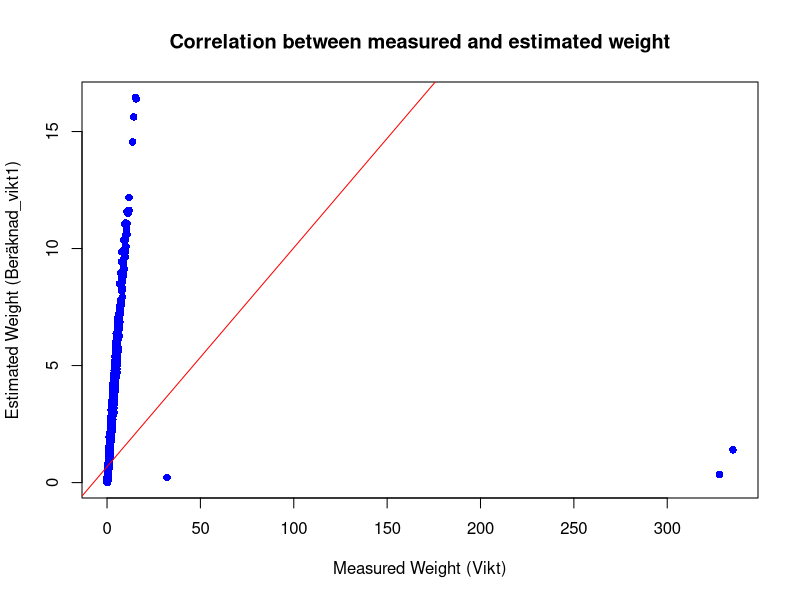
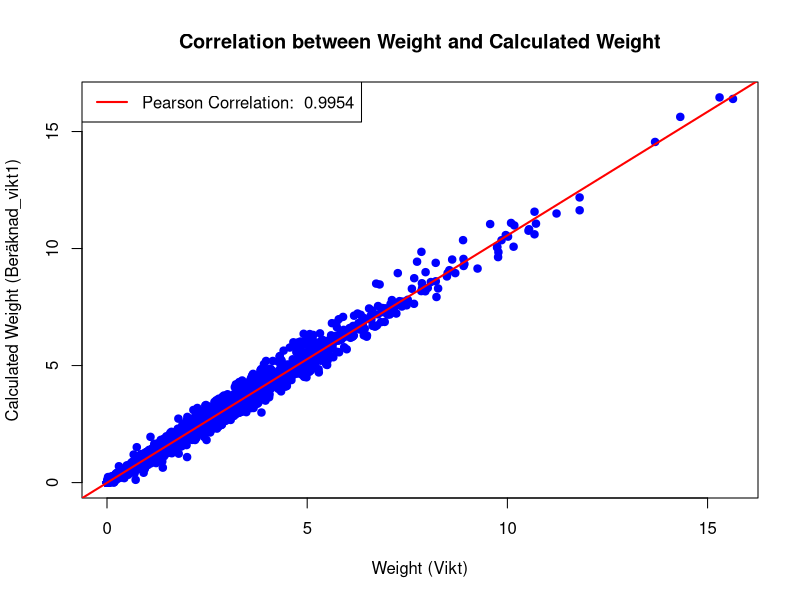
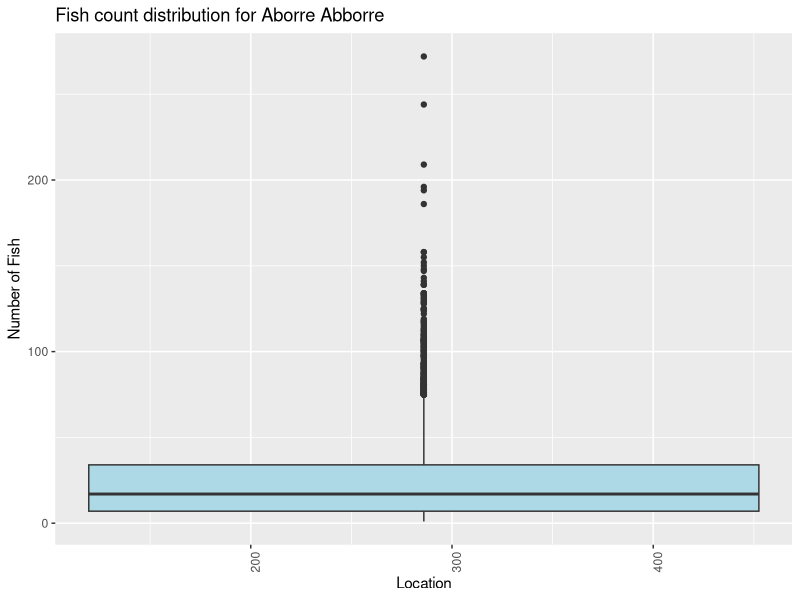
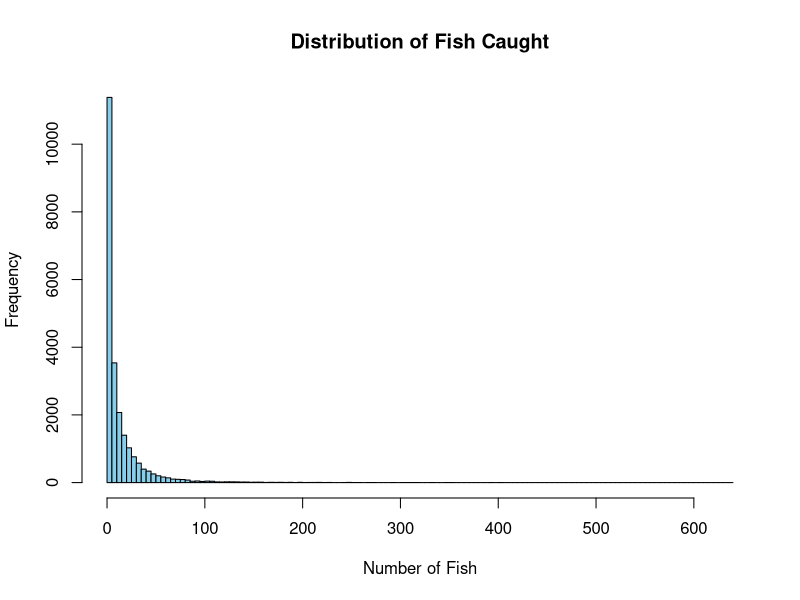
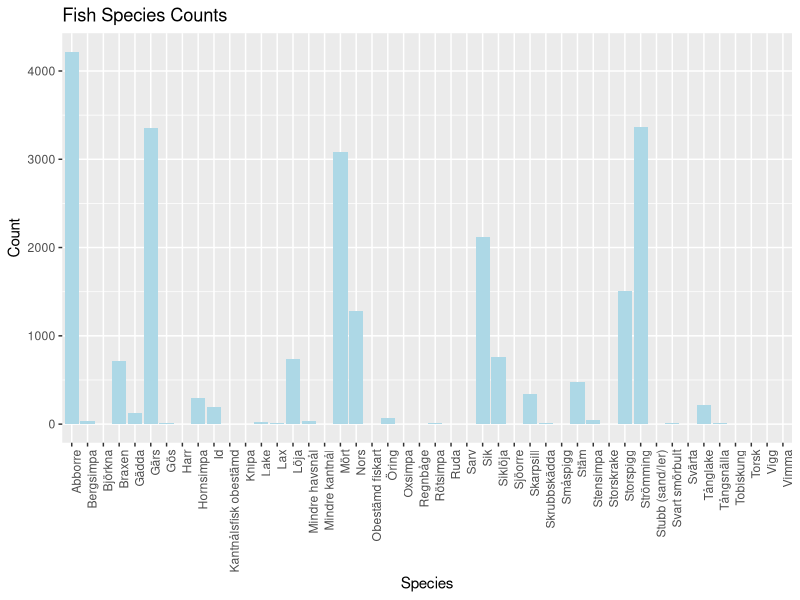
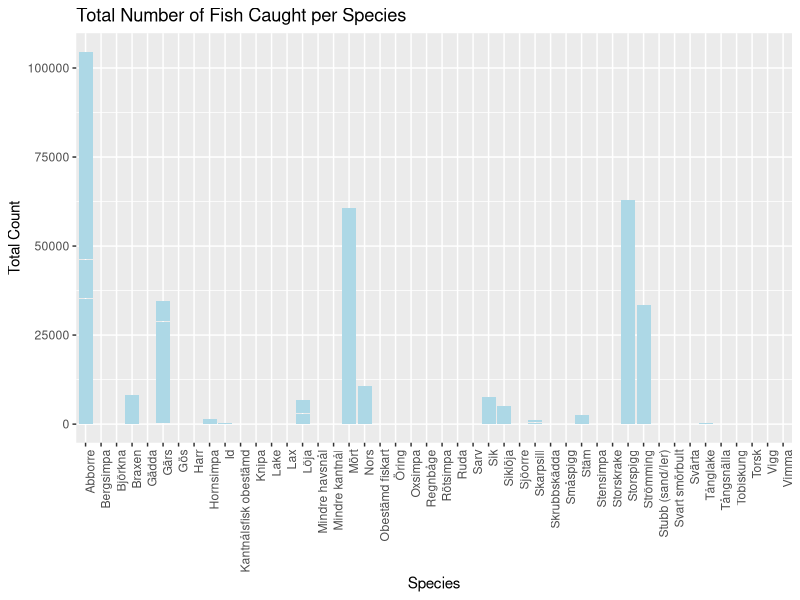
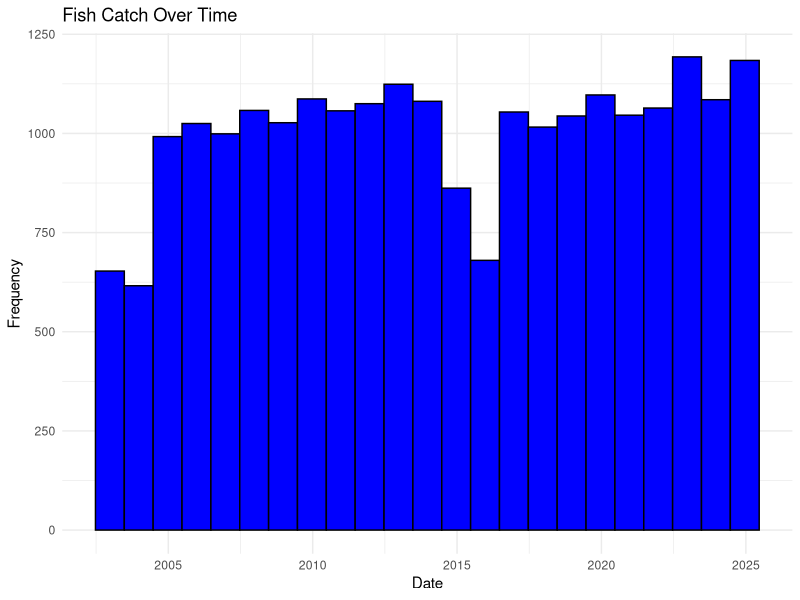
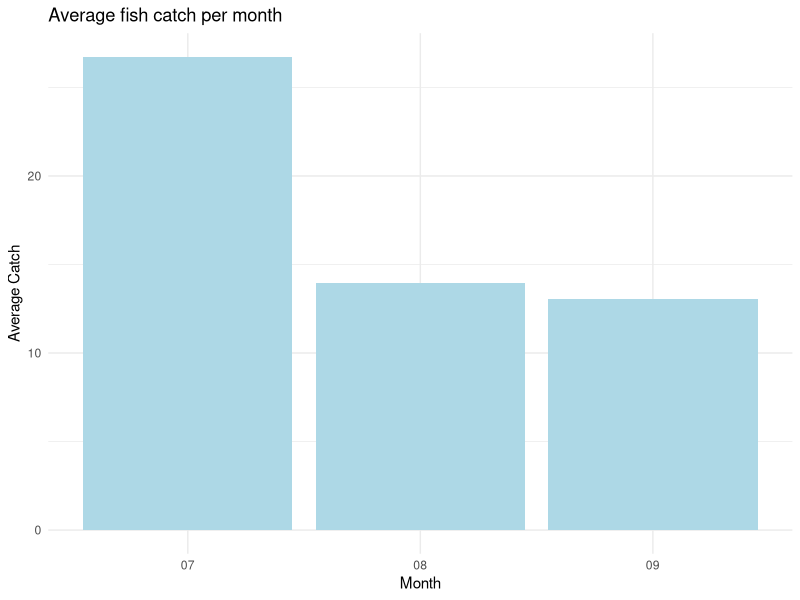

These charts were generated, in order, by the following R code:
# Load necessary packages
library(dplyr)
library(here)
library(ggplot2)

# Set the working directory
setwd(here("Data"))
# Read merged dataframe
df <- read.csv("fish_stationdata.csv", stringsAsFactors = FALSE,dec=",")


# 1 Overview of dataset ----
str(df)   # Shows column names, types, and first few values
dim(df)   # Number of rows and columns
head(df)  # First few rows
tail(df)  # Last few rows


# 2 Identify missing values ----
colSums(is.na(df))  # Counts missing values per column
# Missing values in vikt (weight) 7001, in Beräknad_vikt1 348, and in Information 21569
summary(df)         # Summary statistics of numeric variables


# 3 Explore fish counts and weights ----
mean(df$Antal1, na.rm = TRUE)  # Average number of fish caught
# mean 14.7377
median(df$Antal1, na.rm = TRUE)
# median 6
range(df$Antal1, na.rm = TRUE)
# range 1 - 640
df %>%              # Number of fish per species
  group_by(Artbestämning) %>%
  summarise(Total_Count = sum(Antal1, na.rm = TRUE)) %>%
  arrange(desc(Total_Count)) %>%
  print(n = Inf)
# Abborre most abundant 104540, Storspigg 62845, Mört 60554
# Torsk (Cod) only 1
mean(df$Vikt, na.rm = TRUE)  # Average weight of caught fish
# mean 0.758571
median(df$Vikt, na.rm = TRUE)
# median 0.251
range(df$Vikt, na.rm = TRUE)
# range 0.001 - 335.198

mean(df$Beräknad_vikt1, na.rm = TRUE)  # Average estimated weight of caught fish
# mean 0.7201339
median(df$Beräknad_vikt1, na.rm = TRUE)
# median 0.256
range(df$Beräknad_vikt1, na.rm = TRUE)
# range 0.000 - 16.458


# 3.1 Explore weights ----
# Find the row with the high weight
high_weight_fish <- df %>%
  filter(Vikt == 335.198)
# View the result
print(high_weight_fish)
# Look for more high weights
high_measured_weights <- df[!is.na(df$Vikt) & df$Vikt > quantile(df$Vikt, 0.99, na.rm = TRUE), ]
# View the outliers
View(high_measured_weights)
# 3 high unrealistic measured weights
# Look at correlation between weight and calculated weight
# Remove rows with missing weights
cleaned_weight_data <- df[!is.na(df$Vikt) & !is.na(df$Beräknad_vikt1), ]
# Calculate the correlation
correlation <- cor(cleaned_weight_data$Vikt, cleaned_weight_data$Beräknad_vikt1, use = "complete.obs")
# Print the result
cat("Correlation between weight and calculated weight:", correlation, "\n")
# Pearson correlation between weight and calculated weight: 0.2965686

# Plot to vizualize the relationship
x11()
plot(cleaned_weight_data$Vikt, cleaned_weight_data$Beräknad_vikt1,
     xlab = "Measured Weight (Vikt)", 
     ylab = "Estimated Weight (Beräknad_vikt1)", 
     main = "Correlation between measured and estimated weight",
     pch = 16, col = "blue")
abline(lm(Beräknad_vikt1 ~ Vikt, data = cleaned_weight_data), col = "red")
# Spearman correlation if relationship is non-linear
correlation_spearman <- cor(cleaned_weight_data$Vikt, cleaned_weight_data$Beräknad_vikt1, method = "spearman")
cat("Spearman correlation:", correlation_spearman, "\n")
# Spearman correlation = 0.9970253
# Possible explanation: Spearman looks at rank, not exact values. Outliers are therefore less likely to break linear correlation

# Exclude extreme weights and NA's to look at correlation again
threshold_weight <- df[!is.na(df$Vikt) & df$Vikt < 20, ]
# Calculate correlation
correlation_threshold_pearson <- cor(threshold_weight$Vikt, threshold_weight$Beräknad_vikt1, use = "complete.obs")
# Print result
cat("Pearson correlation (thresholded data):", correlation_threshold_pearson, "\n")
# Pearson correlation (thresholded data): 0.9954138 
# Plot the results
# Plot the correlation between weight and calculated weight
x11()
plot(threshold_weight$Vikt, threshold_weight$Beräknad_vikt1,
     main = "Correlation between Weight and Calculated Weight",
     xlab = "Weight (Vikt)",
     ylab = "Calculated Weight (Beräknad_vikt1)",
     pch = 19, col = "blue")
# Add a regression line
abline(lm(Beräknad_vikt1 ~ Vikt, data = threshold_weight), col = "red", lwd = 2)
# Add a legend
legend("topleft", legend = paste("Pearson Correlation: ", round(correlation_threshold_pearson, 4)),
       col = "red", lwd = 2)
# lm for weight 
 my_lm <- lm(threshold_weight$Beräknad_vikt1 ~ threshold_weight$Vikt)
 summary(my_lm)

# Clean weight
 cleaned_weight <- df[!is.na(df$Beräknad_vikt1) &  # Remove NA in Beräknad_vikt1
                        # df$Beräknad_vikt1 > 0 &  # Remove 0 in Beräknad_vikt1
                        !(is.na(df$Vikt) & df$Beräknad_vikt1 == 0) &  # Remove NA in Vikt *only if* Beräknad_vikt1 is 0
                        (is.na(df$Vikt) | df$Vikt < 20), ]  # Keep NA in Vikt if Beräknad_vikt1 is > 0, remove if ≥ 20

 
# 4 Explore specific species and locations ----
# Select a species (e.g., Abborre)
species_aborre <- "Abborre"        # Filter for specific species
df_aborre <- df %>% filter(Artbestämning == species_aborre)

df_aborre %>%                     # Count fish by location
  group_by(StationsNr1) %>%
  summarise(Total_Fish = sum(Antal1, na.rm = TRUE)) %>%
  arrange(desc(Total_Fish))

x11()
ggplot(df_aborre, aes(x = StationsNr1, y = Antal1)) +        # Vizualizing species catches per location
  geom_boxplot(fill = "lightblue") +
  labs(title = paste("Fish count distribution for Aborre", species_aborre), x = "Location", y = "Number of Fish") +
  theme(axis.text.x = element_text(angle = 90, hjust = 1))

# 5 Visualize data ----
# Fish count distribution
x11()
hist(df$Antal1, breaks = 100, main = "Distribution of Fish Caught", xlab = "Number of Fish", col = "skyblue")
# Fish species frequencies
library(ggplot2)
x11()
ggplot(df, aes(x = Artbestämning)) +
  geom_bar(fill = "lightblue") +
  theme(axis.text.x = element_text(angle = 90, hjust = 1)) +
  labs(title = "Fish Species Counts", x = "Species", y = "Count")
# Total number of fish caught per species
x11()
ggplot(df, aes(x = Artbestämning, y = Antal1)) +
  geom_bar(stat = "identity", fill = "lightblue") +
  theme(axis.text.x = element_text(angle = 90, hjust = 1)) +
  labs(title = "Total Number of Fish Caught per Species", x = "Species", y = "Total Count")
# Fish count over time
df_time <- df %>%
  group_by(Fiskedatum1 = as.Date(Fiskedatum1)) %>%
  summarise(Total_Fish = sum(Antal1, na.rm = TRUE))
df$Fiskedatum1 <- as.Date(df$Fiskedatum1, format = "%Y-%m-%d")  # Adjust date format
x11()
ggplot(df, aes(x = Fiskedatum1)) +
  geom_histogram(binwidth = 365, fill = "blue", color = "black") +  # Group by 60-day intervals
  labs(title = "Fish Catch Over Time", x = "Date", y = "Frequency") +
  theme_minimal()
# Seasonal patterns
df_season <- df %>%
  mutate(Month = format(Fiskedatum1, "%m")) %>%
  group_by(Month) %>%
  summarise(Avg_Catch = mean(Antal1, na.rm = TRUE))
x11()
ggplot(df_season, aes(x = Month, y = Avg_Catch)) +
  geom_bar(stat = "identity", fill = "lightblue") +
  labs(title = "Average fish catch per month", x = "Month", y = "Average Catch") +
  theme_minimal()


# 6 Make map to check locations ----
library(sf)  # For spatial data handling
# library(ggthemes)  # Optional: for better map themes
library(rnaturalearth)
library(rnaturalearthdata)

sweden_map <- ne_countries(scale = "medium", country = c("Sweden", "Finland"), returnclass = "sf")
fish_data_sf <- st_as_sf(cleaned_weight, coords = c("Long_grader", "Lat_grader"), crs = 4326)

# Plot all stations
x11()
ggplot() +
  geom_sf(data = sweden_map, fill = "darkgrey", color = "lightblue") +  
  geom_point(data = cleaned_weight,  # Plot all stations
             aes(x = Long_grader, y = Lat_grader, color = factor(Fångstområde1)), 
             size = 3, alpha = 0.7) +  
  # geom_text(data = cleaned_weight, 
  #          aes(x = Long_grader, y = Lat_grader, label = Fångstområde1), 
  #         color = "black", size = 1, vjust = -1) +  # Adjust size and position
  labs(title = "Fish Sampling Stations",
       x = "Longitude", y = "Latitude",
       color = "Cluster") +  # Legend label
  theme_minimal() +  
  coord_sf(xlim = c(17, 25), ylim = c(60, 66))  # Adjust these limits to zoom in


# Check year distribution
library(lubridate)
cleaned_weight$Fiskedatum1 <- as.Date(cleaned_weight$Fiskedatum1, format = "%Y-%m-%d")  # Adjust the format if necessary
cleaned_weight$Year <- format(cleaned_weight$Fiskedatum1, "%Y")  # Extract year from Date column

# Count the number of unique years per cluster
year_count <- cleaned_weight %>%
  group_by(Fångstområde1) %>%
  summarise(Unique_Years = n_distinct(Year))

# Check whether the data in "Långvindsfjärden" and "Långvindsfjärden reservat" is duplicated or unique
langvind_data <- df[df$Fångstområde1 %in% c("Långvindsfjärden", "Långvindsfjärden reservat"), ]
duplicates <- langvind_data[duplicated(langvind_data) | duplicated(langvind_data, fromLast = TRUE), ]
print(duplicates)
# No duplicates -> Merge "Långvindsfjärden" and "Långvindsfjärden reservat"
cleaned_weight$Fångstområde1[cleaned_weight$Fångstområde1 == "Långvindsfjärden reservat"] <- "Långvindsfjärden"

# 7 Save dataframe ----
write.csv(cleaned_weight, "fish_cleaned_weight.csv", row.names = FALSE)
